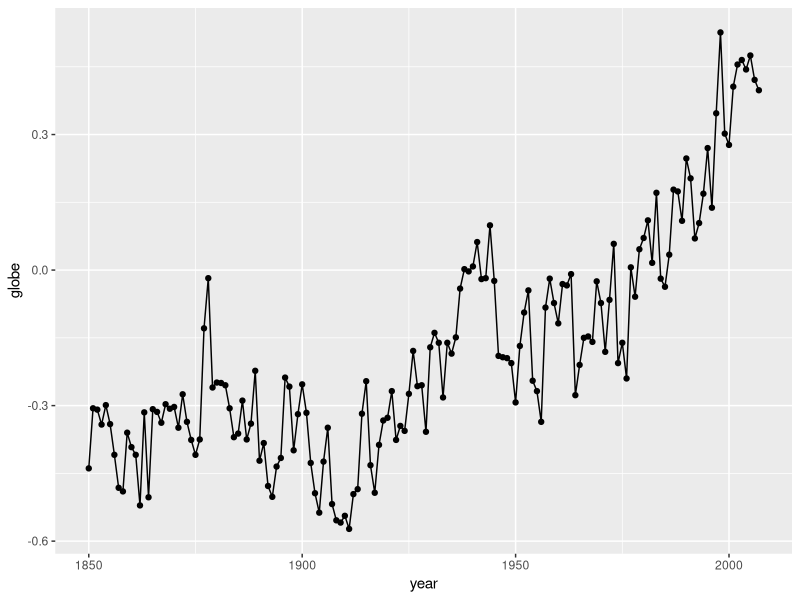
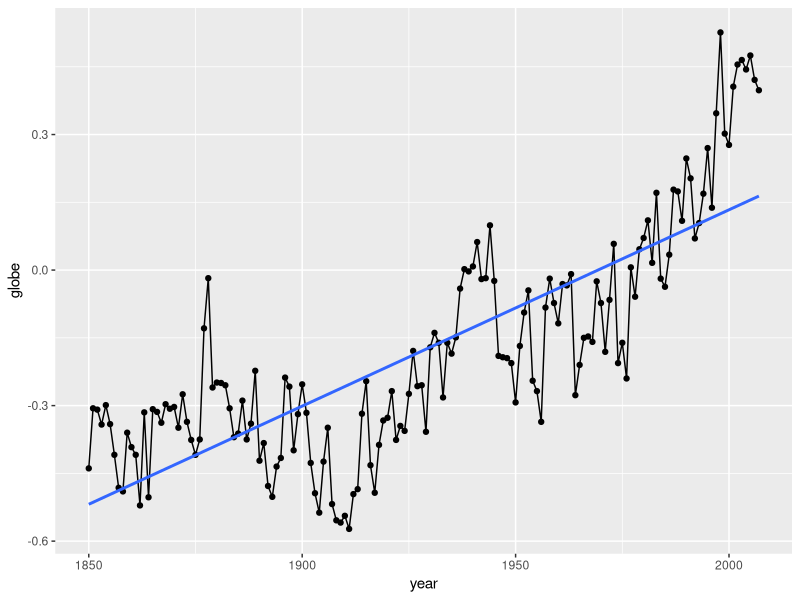
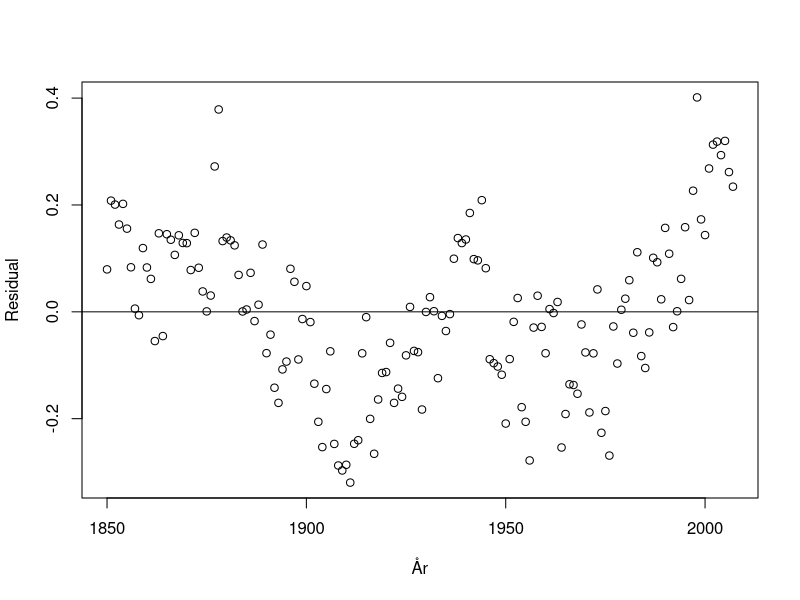
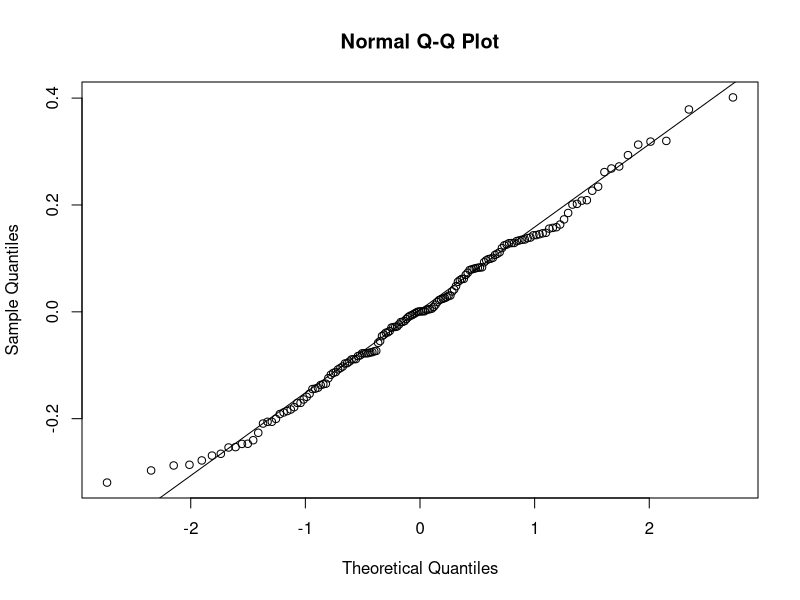
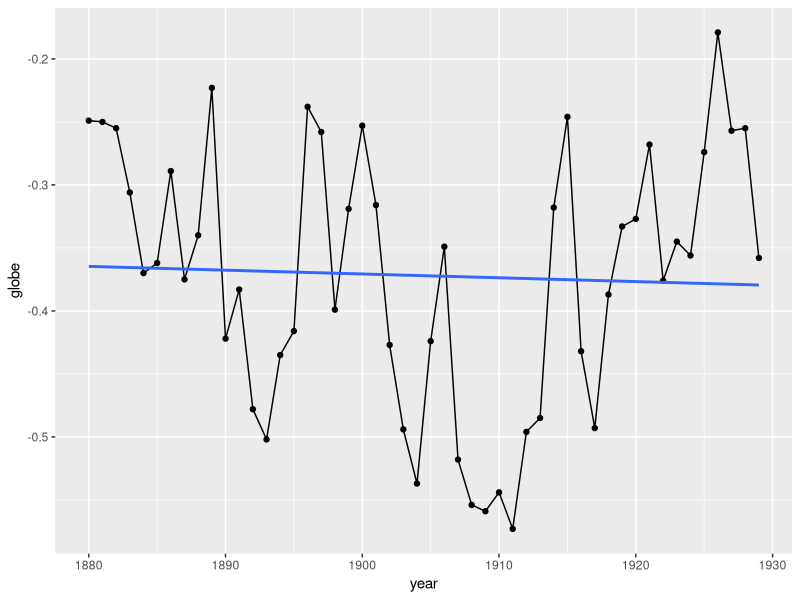
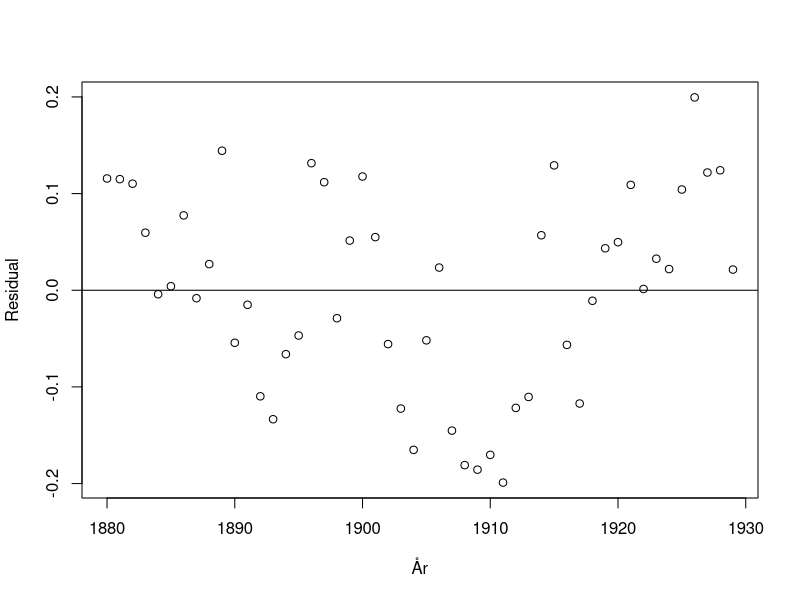
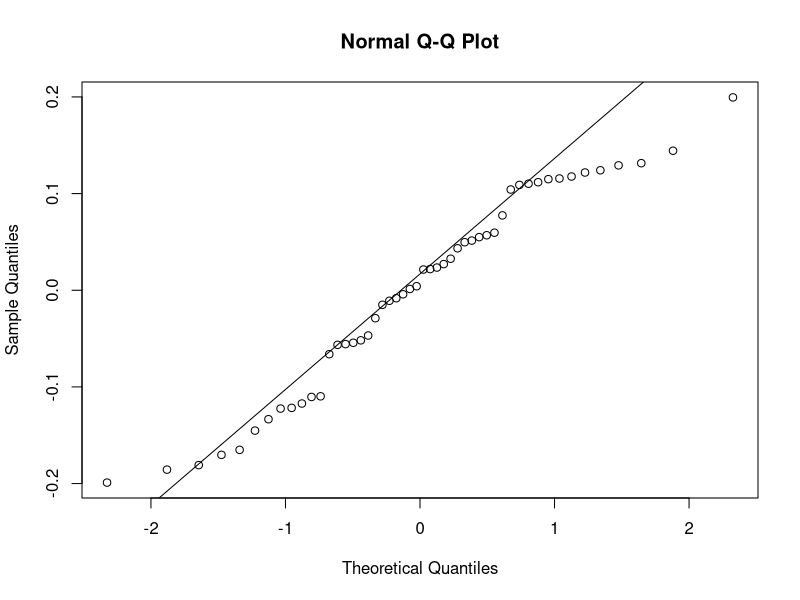
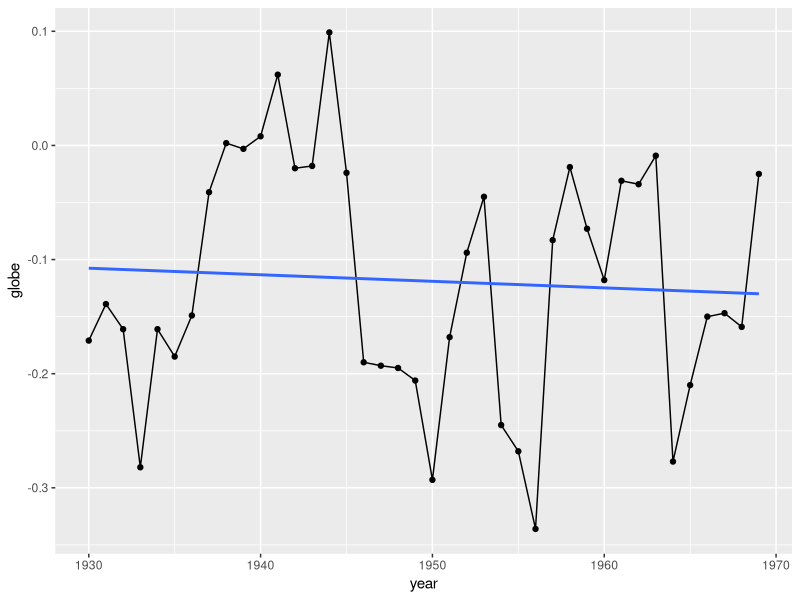

Write R code to recreate these figures, in order.
## ---- chunk 1
library(tidyverse)

knitr::opts_chunk$set(echo = TRUE)
## ---- chunk 2
df <- read_csv("data/temperatur.csv")
## ---- chunk 3
ggplot(data = df, aes(x = year, y = globe)) +
  geom_point() +
  geom_line()
 
## ---- chunk 4
ggplot(data = df, aes(x = year, y = globe)) +
  geom_point() +
  geom_line() +
  geom_smooth(method = "lm", se = FALSE)
## ---- chunk 5
lm_Model = lm(globe ~ year, data=df)
  Model.res = resid(lm_Model)
 
  plot(df$year, Model.res, ylab="Residual", xlab="År") +
  abline(0, 0)
## ---- chunk 6
qqnorm(lm_Model$residuals)
qqline(lm_Model$residuals)
## ---- chunk 7
df_1 <- subset(df, year >= 1880 & year <= 1929)
df_2 <- subset(df, year >= 1930 & year <= 1969)
df_3 <- subset(df, year >= 1979 & year <= 2007)
## ---- chunk 8
ggplot(data = df_1, aes(x = year, y = globe)) +
  geom_point() +
  geom_line() +
  geom_smooth(method = "lm", se = FALSE)
## ---- chunk 9
lm_Model_1 = lm(globe ~ year, data=df_1)
  Model.res = resid(lm_Model_1)
 
  plot(df_1$year, Model.res, ylab="Residual", xlab="År") +
  abline(0, 0)
## ---- chunk 10
qqnorm(lm_Model_1$residuals)
qqline(lm_Model_1$residuals)
## ---- chunk 11
ggplot(data = df_2, aes(x = year, y = globe)) +
  geom_point() +
  geom_line() +
  geom_smooth(method = "lm", se = FALSE)
## ---- chunk 12
lm_Model_2 = lm(globe ~ year, data=df_2)
  Model.res = resid(lm_Model_2)
 
  plot(df_2$year, Model.res, ylab="Residual", xlab="År") +
  abline(0, 0)
## ---- chunk 13
qqnorm(lm_Model_2$residuals)
qqline(lm_Model_2$residuals)
## ---- chunk 14
ggplot(data = df_3, aes(x = year, y = globe)) +
  geom_point() +
  geom_line() +
  geom_smooth(method = "lm", se = FALSE)
## ---- chunk 15
lm_Model_3 = lm(globe ~ year, data=df_3)
  Model.res = resid(lm_Model_3)
 
  plot(df_3$year, Model.res, ylab="Residual", xlab="År") +
  abline(0, 0)
## ---- chunk 16
qqnorm(lm_Model_3$residuals)
qqline(lm_Model_3$residuals)
## ---- chunk 17
 
summary(lm_Model_1)
summary(lm_Model_2)
summary(lm_Model_3)
 
## ---- chunk 18
cor.test(df_3$year, df_3$globe, alternative = "greater", method = "pearson", conf.level = 0.05)
## ---- chunk 19
ggplot(data = df, aes(x = year)) +
  geom_point(aes(y = nh)) +
  geom_point(aes(y = shnext, color = "red")) +
  geom_smooth(aes(y = nh)) +
  geom_smooth(aes(y = shnext, color = "red"))
## ---- chunk 20
cor.test(df$nh, df$shnext, alternative = "two.sided", method = "pearson", conf.level = 0.95)
## ---- chunk 21
df_next <- subset(df, year <= 2007 & year >= 1982)
 
cor.test(df_next$nh, df_next$shnext, method = "pearson", conf.level = 0.9)
 
cor.test(df_next$nh, df_next$shnext, method = "spearman", conf.level = 0.9)
